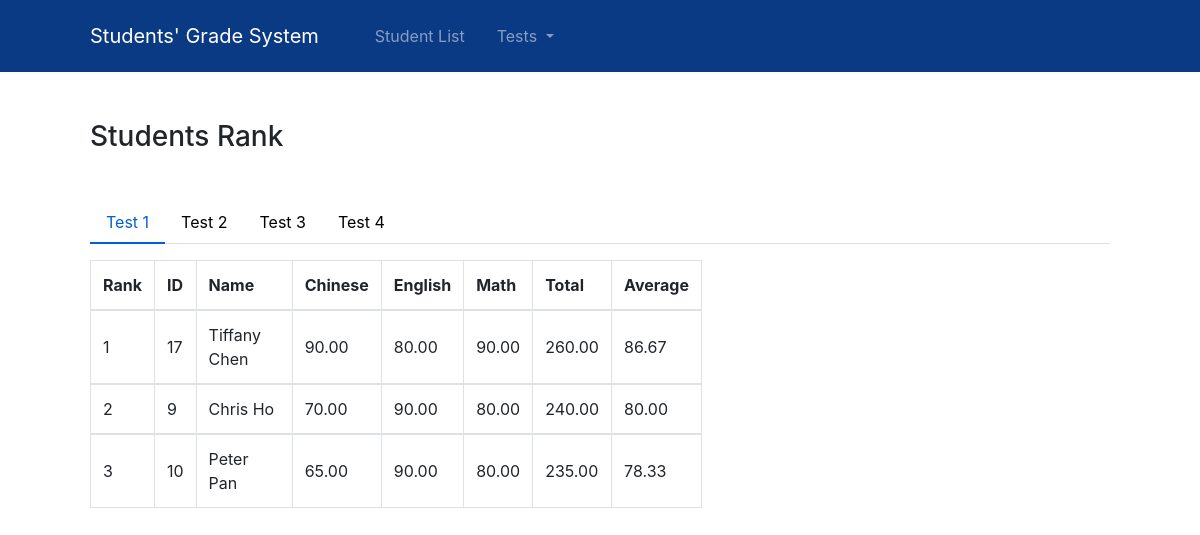
The page /student/rank on the database its author committed.
### student/models.py (models this page shows, shortened)
class Grade(models.Model):
    testNo = models.PositiveIntegerField(blank=True)
    chinese = models.DecimalField(max_digits=5, decimal_places=2, validators=[validateGrade])
    english = models.DecimalField(max_digits=5, decimal_places=2, validators=[validateGrade])
    math = models.DecimalField(max_digits=5, decimal_places=2, validators=[validateGrade])
    student = models.ForeignKey(Student, on_delete=models.CASCADE, null=True)
    @property
    def total(self):
        return self.chinese + self.english + self.math
    @property
    def average(self):
        return round(self.total / 3, 2)

class Student(models.Model):
    firstName = models.CharField(max_length=20)
    lastName = models.CharField(max_length=20)
    phone = models.CharField(unique=True, max_length=20, validators=[validatePhone])
    @property
    def fullName(self):
        return f"{self.firstName} {self.lastName}"

### student/views.py (the view)
# urls.py: path('rank', StudentsRank.as_view(), name='rank'),
class StudentsRank(TemplateView):
    template_name = "student/StudentsRank.html"
    def get_context_data(self, **kwargs):
        context = super().get_context_data(**kwargs)
        context['testsRank'] = getTestsRank()
        return context

### student/HelperFunction.py (called while the page is built)
def getAllTestNumbers():
    allTestNumbers = set(Grade.objects.values_list('testNo', flat=True))
    return allTestNumbers

def getTestsRank(testNumber=0):
    if testNumber:
        grades = Grade.objects.filter(testNo=testNumber).order_by(-(F('chinese') + F('english') + F('math')))
        return grades
    else:
        allTestNumbers = getAllTestNumbers()
        rankDict = {}
        for time in allTestNumbers:
            grades = Grade.objects.filter(testNo=time).order_by(-(F('chinese') + F('english') + F('math')))
            rankDict[time] = grades
        return rankDict

### student/templates/student/StudentsRank.html
{% extends 'Base.html' %}
{% block content %}
<h3 class="mt-4 mb-5">Students Rank</h3>
<ul class="nav nav-tabs" id="myTab" role="tablist">
  {% for testNumber in testsRank.keys %}
    <li class="nav-item" role="presentation">
      {% if forloop.counter == 1 %}
        <a class="nav-link active" id="t{{ testNumber }}" data-toggle="tab" href="#p{{ testNumber }}" role="tab" aria-controls="p{{ testNumber }}" aria-selected="true">Test {{ testNumber }}</a>
      {% else %}
        <a class="nav-link" id="t{{ testNumber }}" data-toggle="tab" href="#p{{ testNumber }}" role="tab" aria-controls="p{{ testNumber }}" aria-selected="true">Test {{ testNumber }}</a>
      {% endif %}
    </li>
  {% endfor %}
</ul>
<div class="tab-content py-3" id="myTabContent">
  {% for testNumber, grades in testsRank.items %}
    {% if forloop.counter == 1 %}
      <div class="tab-pane fade show active" id="p{{ testNumber }}" role="tabpanel" aria-labelledby="t{{ testNumber }}">
    {% else %}
      <div class="tab-pane fade" id="p{{ testNumber }}" role="tabpanel" aria-labelledby="t{{ testNumber }}">
    {% endif %}
      <table class="table table-bordered" style="width: 60%">
        <thead>
          <tr>
            <th scope="col" style="width: 5%">Rank</th>
            <th scope="col" style="width: 5%">ID</th>
            <th scope="col" style="width: 16%">Name</th>
            <th scope="col" style="width: 10%">Chinese</th>
            <th scope="col" style="width: 10%">English</th>
            <th scope="col" style="width: 10%">Math</th>
            <th scope="col" style="width: 10%">Total</th>
            <th scope="col" style="width: 10%">Average</th>
          </tr>
        </thead>
        {% for grade in grades %}
            <tbody>
              <tr>
                <td>{{ forloop.counter }}</td>
                <td>{{ grade.student.id }}</td>
                <td>{{ grade.student.fullName }}</td>
                <td>{{ grade.chinese }}</td>
                <td>{{ grade.english }}</td>
                <td>{{ grade.math }}</td>
                <td>{{ grade.total }}</td>
                <td>{{ grade.average }}</td>
              </tr>
            </tbody>
        {% endfor %}
      </table>
    </div>
  {% endfor %}
</div>
{% endblock %}

### static/css/style.css (style rules this page uses)
.table td { vertical-align: middle; }
.nav-tabs .nav-link { color: black; border: none; }
.nav-tabs .nav-link.active { color: #0062cc; border: none; border-bottom: 2px solid #0062cc; }

### rows shown on the page
Grade: student.id "17", student.fullName "Tiffany Chen", chinese "90.00", english "80.00", math "90.00", total "260.00", average "86.67"
Grade: student.id "9", student.fullName "Chris Ho", chinese "70.00", english "90.00", math "80.00", total "240.00", average "80.00"
Grade: student.id "10", student.fullName "Peter Pan", chinese "65.00", english "90.00", math "80.00", total "235.00", average "78.33"

### other values the page prints
{{ testNumber }} "1"
{{ testNumber }} "2" "3" "4"
